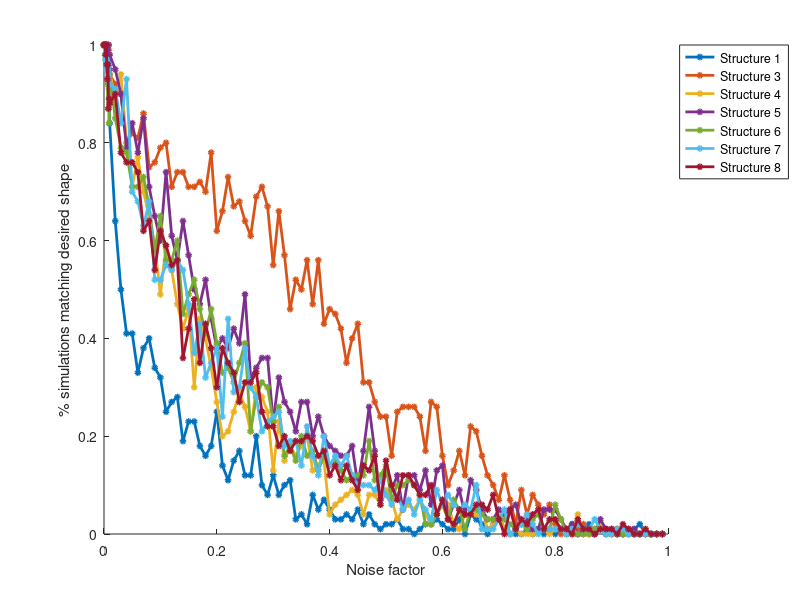

Reproduce this figure in MATLAB. (Note: this script raises an error after producing the figure.)
% Plot results of robustness check
% Ryland Mortlock
% 4/25/2020

% Load results
robustness_mat = importdata('cache/robustness_mat_combined.mat');

% Set noise vec
noise_vec = robustness_mat(1,:);
result_mat = robustness_mat(2:end,:);

% Plot 
figure(1)
h = plot(noise_vec,result_mat,'-o','Linewidth',2,'MarkerSize',3);
set(h, {'MarkerFaceColor'}, get(h,'Color'));
legend({'Structure 1',
    'Structure 3',
    'Structure 4',
    'Structure 5',
    'Structure 6',
    'Structure 7',
    'Structure 8'}, 'Location','northeastoutside')
xlabel('Noise factor')
ylabel('% simulations matching desired shape')

% Aesthetics
box off;
ax = gca;
ax.LineWidth = 3;
ax.FontSize = 12;
set(gcf,'color','w');
ax.TickDir = 'out';
ax.XGrid = 'off';
ax.YGrid = 'off';
xt = get(gca, 'XTick');
set(gca, 'FontWeight', 'Bold')
legend boxoff 
set(gcf,'PaperUnits', 'Inches', 'PaperPosition', [0 0 6 4])

% Save it
saveas(gcf,'figures/robustness_plot.png')

% Plot on log scale
figure(2)
h = semilogx(noise_vec,result_mat,'-o','Linewidth',2,'MarkerSize',3);
set(h, {'MarkerFaceColor'}, get(h,'Color'));
xlim([1E-3 1E0])
legend({'Structure 1',
    'Structure 3',
    'Structure 4',
    'Structure 5',
    'Structure 6',
    'Structure 7',
    'Structure 8'}, 'Location','northeastoutside')
xlabel('Noise factor','FontWeight','bold','Color','k')
ylabel('% simulations matching desired shape','FontWeight','bold','Color','k')

% Aesthetics
box off;
ax = gca;
ax.LineWidth = 3;
ax.FontSize = 12;
set(gcf,'color','w');
ax.TickDir = 'out';
ax.XGrid = 'off';
ax.YGrid = 'off';
xt = get(gca, 'XTick');
set(gca, 'FontWeight', 'Bold')
legend boxoff 
set(gcf,'PaperUnits', 'Inches', 'PaperPosition', [0 0 6 4])

% Save it
saveas(gcf,'figures/robustness_plot_semilog.png')

